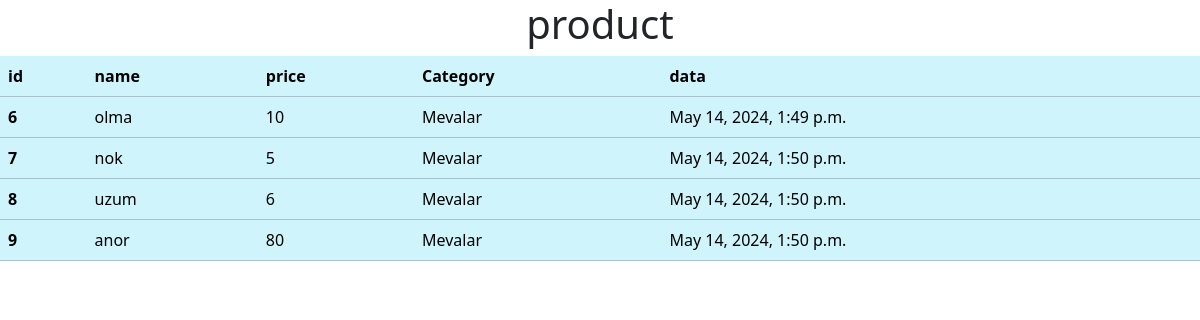
The page /products/1/ on the database its author committed.
### student/models.py (models this page shows, shortened)
class Product(models.Model):
    name=models.CharField(max_length=100)
    price=models.PositiveIntegerField()
    Category=models.ForeignKey(Category,on_delete=models.CASCADE, related_name='products')
    data=models.DateTimeField(auto_now_add=True)

class Category(models.Model):
    name=models.CharField(max_length=100)
    data=models.DateTimeField(auto_now_add=True)
    def __str__(self):
        return self.name

### student/views.py (the view)
# urls.py: path('products/<int:p_id>/',products,name='products')
def products(request,p_id):
    pro=Category.objects.get(id=p_id)
    products=pro.products.all()
    return render(request,'products.html',context={'products':products})

### templates/products.html (shortened to what this page needs)
{% extends 'base.html' %}
{% block content %}
<div class="container">
  <h1 style="text-align: center;">product</h1>
  </div>
<table class="table table-info">
    <thead>
      <tr>
        <th scope="col">id</th>
        <th scope="col">name</th>
        <th scope="col">price</th>
        <th scope="col">Category</th>
        <th scope="col">data</th>
      </tr>
    </thead>
    {% for i in products %}
    <tbody>
      <tr>
        <th scope="row">{{i.id}}</th>
        <td>{{i.name}}</td>
        <td>{{i.price}}</td>
        <td>{{i.Category}}</td>
        <td>{{i.data}}</td>
      </tr>
    </tbody>
    {% endfor %}
  </table>
{% endblock content %}

### rows shown on the page
Product: id "6", name "olma", price "10", Category "Mevalar", data "May 14, 2024, 1:49 p.m."
Product: id "7", name "nok", price "5", Category "Mevalar", data "May 14, 2024, 1:50 p.m."
Product: id "8", name "uzum", price "6", Category "Mevalar", data "May 14, 2024, 1:50 p.m."
Product: id "9", name "anor", price "80", Category "Mevalar", data "May 14, 2024, 1:50 p.m."
